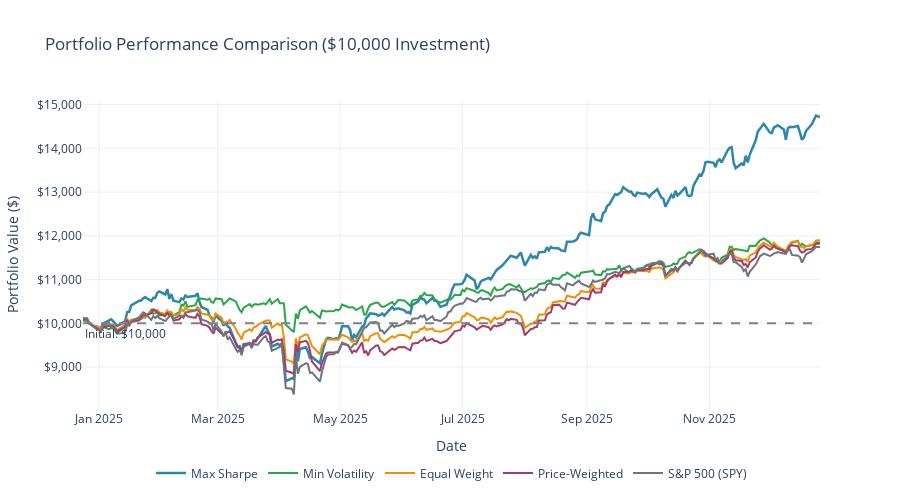

Write notebook code for a chart like this one.
### Code cell
# Cumulative returns comparison chart
fig = go.Figure()

colors = {
    'Max Sharpe': '#2E86AB',
    'Min Volatility': '#28A745',
    'Equal Weight': '#F18F01',
    'Price-Weighted': '#A23B72',
    'S&P 500 (SPY)': '#6C757D'
}

for name, values in backtest_results.items():
    fig.add_trace(go.Scatter(
        x=values.index,
        y=values,
        mode='lines',
        name=name,
        line=dict(color=colors.get(name, '#333'), width=2.5 if 'Sharpe' in name else 2),
        hovertemplate=f'{name}<br>Date: %{{x}}<br>Value: $%{{y:,.0f}}<extra></extra>'
    ))

fig.add_hline(y=INITIAL_INVESTMENT, line_dash="dash", line_color="gray", 
              annotation_text=f"Initial: ${INITIAL_INVESTMENT:,}", annotation_position="bottom left")

fig.update_layout(
    title=f'Portfolio Performance Comparison (${INITIAL_INVESTMENT:,} Investment)',
    xaxis_title='Date',
    yaxis_title='Portfolio Value ($)',
    template='plotly_white',
    height=500,
    legend=dict(
        orientation="h",
        yanchor="bottom",
        y=-0.25,
        xanchor="center",
        x=0.5
    ),
    yaxis_tickformat='$,.0f'
)

fig.show()

### Figure 1 — Plotly figure (JSON) as saved in the notebook; plotly's stock layout.template omitted (floating-point values rounded to 4 significant figures; data arrays with more than 128 entries replaced by an {"elided": "..."} marker saying what was removed)
{"data": [{"hovertemplate": "Max Sharpe<br>Date: %{x}<br>Value: $%{y:,.0f}<extra></extra>", "line": {"color": "#2E86AB", "width": 2.5}, "mode": "lines", "name": "Max Sharpe", "type": "scatter", "x": {"elided": "252 str values"}, "y": {"elided": "252 float values"}}, {"hovertemplate": "Min Volatility<br>Date: %{x}<br>Value: $%{y:,.0f}<extra></extra>", "line": {"color": "#28A745", "width": 2}, "mode": "lines", "name": "Min Volatility", "type": "scatter", "x": {"elided": "252 str values"}, "y": {"elided": "252 float values"}}, {"hovertemplate": "Equal Weight<br>Date: %{x}<br>Value: $%{y:,.0f}<extra></extra>", "line": {"color": "#F18F01", "width": 2}, "mode": "lines", "name": "Equal Weight", "type": "scatter", "x": {"elided": "252 str values"}, "y": {"elided": "252 float values"}}, {"hovertemplate": "Price-Weighted<br>Date: %{x}<br>Value: $%{y:,.0f}<extra></extra>", "line": {"color": "#A23B72", "width": 2}, "mode": "lines", "name": "Price-Weighted", "type": "scatter", "x": {"elided": "252 str values"}, "y": {"elided": "252 float values"}}, {"hovertemplate": "S&P 500 (SPY)<br>Date: %{x}<br>Value: $%{y:,.0f}<extra></extra>", "line": {"color": "#6C757D", "width": 2}, "mode": "lines", "name": "S&P 500 (SPY)", "type": "scatter", "x": {"elided": "252 str values"}, "y": {"elided": "252 float values"}}], "layout": {"annotations": [{"showarrow": false, "text": "Initial: $10,000", "x": 0, "xanchor": "left", "xref": "x domain", "y": 10000, "yanchor": "top", "yref": "y"}], "height": 500, "legend": {"orientation": "h", "x": 0.5, "xanchor": "center", "y": -0.25, "yanchor": "bottom"}, "shapes": [{"line": {"color": "gray", "dash": "dash"}, "type": "line", "x0": 0, "x1": 1, "xref": "x domain", "y0": 10000, "y1": 10000, "yref": "y"}], "title": {"text": "Portfolio Performance Comparison ($10,000 Investment)"}, "xaxis": {"title": {"text": "Date"}}, "yaxis": {"tickformat": "$,.0f", "title": {"text": "Portfolio Value ($)"}}}}
